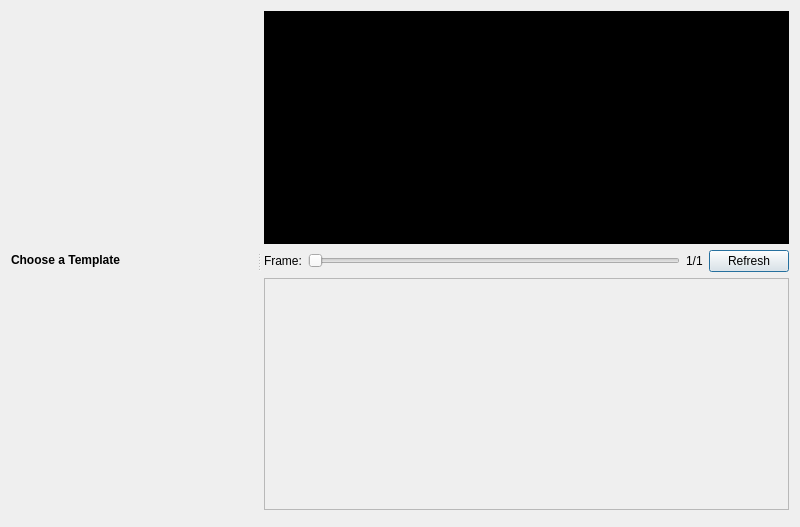
<?xml version="1.0" encoding="UTF-8"?>
<ui version="4.0">
 <class>Dialog</class>
 <widget class="QDialog" name="Dialog">
  <property name="geometry">
   <rect>
    <x>0</x>
    <y>0</y>
    <width>800</width>
    <height>527</height>
   </rect>
  </property>
  <property name="windowTitle">
   <string>Animated Titles</string>
  </property>
  <property name="windowIcon">
   <iconset resource="../../images/openshot.qrc">
    <normaloff>:/openshot.svg</normaloff>:/openshot.svg</iconset>
  </property>
  <property name="autoFillBackground">
   <bool>false</bool>
  </property>
  <layout class="QGridLayout" name="gridLayout">
   <item row="2" column="0">
    <widget class="QDialogButtonBox" name="buttonBox">
     <property name="orientation">
      <enum>Qt::Horizontal</enum>
     </property>
     <property name="standardButtons">
      <set>QDialogButtonBox::NoButton</set>
     </property>
    </widget>
   </item>
   <item row="1" column="0">
    <widget class="QSplitter" name="splitter">
     <property name="lineWidth">
      <number>3</number>
     </property>
     <property name="orientation">
      <enum>Qt::Horizontal</enum>
     </property>
     <property name="handleWidth">
      <number>10</number>
     </property>
     <widget class="QWidget" name="widget" native="true">
      <property name="sizePolicy">
       <sizepolicy hsizetype="MinimumExpanding" vsizetype="Preferred">
        <horstretch>0</horstretch>
        <verstretch>0</verstretch>
       </sizepolicy>
      </property>
      <property name="minimumSize">
       <size>
        <width>0</width>
        <height>0</height>
       </size>
      </property>
      <property name="maximumSize">
       <size>
        <width>400</width>
        <height>16777215</height>
       </size>
      </property>
      <layout class="QGridLayout" name="gridLayout_2">
       <item row="0" column="0">
        <layout class="QVBoxLayout" name="verticalLayout">
         <item>
          <widget class="QLabel" name="label">
           <property name="text">
            <string>&lt;b&gt;Choose a Template&lt;/b&gt;</string>
           </property>
          </widget>
         </item>
        </layout>
       </item>
      </layout>
     </widget>
     <widget class="QWidget" name="widget_2" native="true">
      <layout class="QGridLayout" name="gridLayout_3">
       <item row="3" column="0">
        <widget class="QScrollArea" name="scrollArea">
         <property name="widgetResizable">
          <bool>true</bool>
         </property>
         <widget class="QWidget" name="settingsContainer">
          <property name="geometry">
           <rect>
            <x>0</x>
            <y>0</y>
            <width>445</width>
            <height>219</height>
           </rect>
          </property>
          <layout class="QFormLayout" name="formLayout">
           <property name="fieldGrowthPolicy">
            <enum>QFormLayout::AllNonFixedFieldsGrow</enum>
           </property>
          </layout>
         </widget>
        </widget>
       </item>
       <item row="2" column="0">
        <layout class="QHBoxLayout" name="horizontalLayout">
         <property name="topMargin">
          <number>0</number>
         </property>
         <item>
          <widget class="QLabel" name="label_3">
           <property name="text">
            <string>Frame:</string>
           </property>
          </widget>
         </item>
         <item>
          <widget class="QSlider" name="sliderPreview">
           <property name="orientation">
            <enum>Qt::Horizontal</enum>
           </property>
          </widget>
         </item>
         <item>
          <widget class="QLabel" name="lblFrame">
           <property name="text">
            <string>1/1</string>
           </property>
          </widget>
         </item>
         <item>
          <widget class="QPushButton" name="btnRefresh">
           <property name="text">
            <string>Refresh</string>
           </property>
          </widget>
         </item>
        </layout>
       </item>
       <item row="0" column="0">
        <widget class="QLabel" name="imgPreview">
         <property name="sizePolicy">
          <sizepolicy hsizetype="Expanding" vsizetype="Expanding">
           <horstretch>0</horstretch>
           <verstretch>0</verstretch>
          </sizepolicy>
         </property>
         <property name="minimumSize">
          <size>
           <width>0</width>
           <height>0</height>
          </size>
         </property>
         <property name="styleSheet">
          <string notr="true">background-color: #000000;</string>
         </property>
         <property name="text">
          <string/>
         </property>
         <property name="scaledContents">
          <bool>true</bool>
         </property>
         <property name="alignment">
          <set>Qt::AlignCenter</set>
         </property>
        </widget>
       </item>
      </layout>
     </widget>
    </widget>
   </item>
  </layout>
 </widget>
 <resources/>
 <connections>
  <connection>
   <sender>buttonBox</sender>
   <signal>rejected()</signal>
   <receiver>Dialog</receiver>
   <slot>reject()</slot>
   <hints>
    <hint type="sourcelabel">
     <x>184</x>
     <y>234</y>
    </hint>
    <hint type="destinationlabel">
     <x>286</x>
     <y>274</y>
    </hint>
   </hints>
  </connection>
  <connection>
   <sender>buttonBox</sender>
   <signal>accepted()</signal>
   <receiver>Dialog</receiver>
   <slot>accept()</slot>
   <hints>
    <hint type="sourcelabel">
     <x>184</x>
     <y>228</y>
    </hint>
    <hint type="destinationlabel">
     <x>157</x>
     <y>274</y>
    </hint>
   </hints>
  </connection>
 </connections>
</ui>
